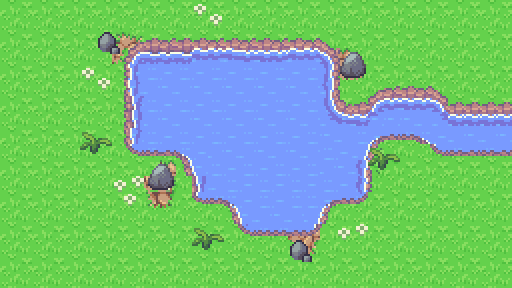

This is a level from a 2D game, rendered from its Tiled map with the project's own tilesets. A one-line summary and the map file follow, with tile-layer data summarised:
An orthogonal 32x18 tile map with 16x16 px tiles, 4 tile layers (Tile Layer 1, Tile Layer 2, water, plants), 5 tilesets and 16 objects.

<map version="1.10" tiledversion="1.10.2" orientation="orthogonal" renderorder="right-down" width="32" height="18" tilewidth="16" tileheight="16" infinite="0" nextlayerid="11" nextobjectid="46">
 <tileset firstgid="1" source="../tiles/1_terrain.tsx" />
 <tileset firstgid="1441" source="../tiles/3_plants.tsx" />
 <tileset firstgid="1681" source="../tiles/10_dirt.tsx" />
 <tileset firstgid="1961" source="../tiles/9_beach.tsx" />
 <tileset firstgid="2249" source="../tiles/trees.tsx" />
 <layer id="1" name="Tile Layer 1" width="32" height="18">
  <data>[576 cells, 576 non-empty, 10 distinct tile ids]</data>
 </layer>
 <layer id="4" name="Tile Layer 2" width="32" height="18">
  <data>[576 cells, 15 non-empty, 8 distinct tile ids]</data>
 </layer>
 <layer id="2" name="water" width="32" height="18">
  <data>[576 cells, 238 non-empty, 92 distinct tile ids]</data>
 </layer>
 <layer id="3" name="plants" width="32" height="18">
  <data>[576 cells, 20 non-empty, 12 distinct tile ids]</data>
 </layer>
 <objectgroup id="5" name="Collidables">
  <object id="11" x="199.988" y="70.4175" width="0.46461" height="0.92922" />
  <object id="27" x="40.125" y="88" width="18.125" height="7.875" />
  <object id="28" x="391.261" y="248.227" width="18.125" height="7.875" />
 </objectgroup>
 <objectgroup id="6" name="Object Layer 1">
  <object id="29" gid="2252" x="383" y="256" width="32" height="32" />
  <object id="30" gid="2252" x="33" y="96" width="32" height="32" />
  <object id="31" gid="2253" x="32" y="255.5" width="32" height="32" />
  <object id="32" gid="2253" x="464" y="256.5" width="32" height="32" />
  <object id="33" gid="2253" x="416.5" y="64" width="32" height="32" />
 </objectgroup>
 <objectgroup id="8" name="Rock">
  <object id="38" x="97" y="30" width="23" height="27" />
  <object id="39" x="144.5" y="159.5" width="31" height="32" />
  <object id="40" x="338" y="48" width="31" height="32" />
  <object id="41" x="285.5" y="236" width="31" height="32" />
 </objectgroup>
 <objectgroup id="7" name="Fish">
  <object id="34" x="141.562" y="62.1862" width="180.492" height="84.4317" />
  <object id="35" x="210.321" y="145.607" width="143.584" height="46.5133" />
  <object id="36" x="246.723" y="190.098" width="64.2086" height="32.3571" />
  <object id="37" x="322.054" y="123.361" width="31.8515" height="21.2343" />
 </objectgroup>
</map>
